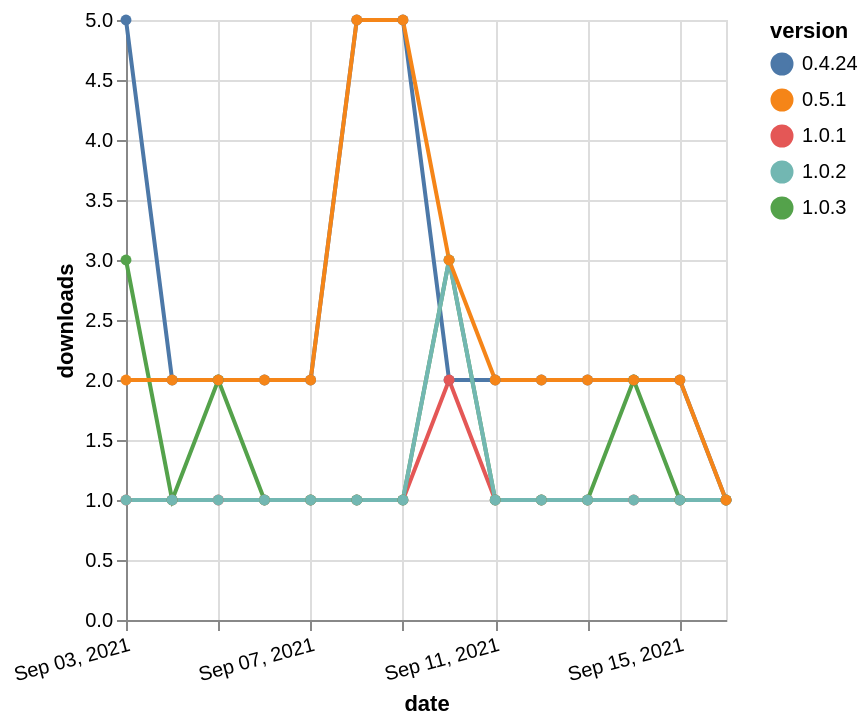

Describe this chart as a Vega-Lite specification.
### Vega-Lite specification from a JSON file in a GitHub repository (floating-point values rounded to 4 significant figures)
{"$schema": "https://vega.github.io/schema/vega-lite/v5.json", "description": "A simple bar chart with embedded data.", "data": {"values": [{"date": "2021-09-03", "total": 3549, "delta": 5, "version": "0.4.24"}, {"date": "2021-09-04", "total": 3551, "delta": 2, "version": "0.4.24"}, {"date": "2021-09-05", "total": 3553, "delta": 2, "version": "0.4.24"}, {"date": "2021-09-06", "total": 3555, "delta": 2, "version": "0.4.24"}, {"date": "2021-09-07", "total": 3557, "delta": 2, "version": "0.4.24"}, {"date": "2021-09-08", "total": 3562, "delta": 5, "version": "0.4.24"}, {"date": "2021-09-09", "total": 3567, "delta": 5, "version": "0.4.24"}, {"date": "2021-09-10", "total": 3569, "delta": 2, "version": "0.4.24"}, {"date": "2021-09-11", "total": 3571, "delta": 2, "version": "0.4.24"}, {"date": "2021-09-12", "total": 3573, "delta": 2, "version": "0.4.24"}, {"date": "2021-09-13", "total": 3575, "delta": 2, "version": "0.4.24"}, {"date": "2021-09-14", "total": 3577, "delta": 2, "version": "0.4.24"}, {"date": "2021-09-15", "total": 3579, "delta": 2, "version": "0.4.24"}, {"date": "2021-09-16", "total": 3580, "delta": 1, "version": "0.4.24"}, {"date": "2021-09-03", "total": 178, "delta": 1, "version": "1.0.1"}, {"date": "2021-09-04", "total": 179, "delta": 1, "version": "1.0.1"}, {"date": "2021-09-05", "total": 180, "delta": 1, "version": "1.0.1"}, {"date": "2021-09-06", "total": 181, "delta": 1, "version": "1.0.1"}, {"date": "2021-09-07", "total": 182, "delta": 1, "version": "1.0.1"}, {"date": "2021-09-08", "total": 183, "delta": 1, "version": "1.0.1"}, {"date": "2021-09-09", "total": 184, "delta": 1, "version": "1.0.1"}, {"date": "2021-09-10", "total": 186, "delta": 2, "version": "1.0.1"}, {"date": "2021-09-11", "total": 187, "delta": 1, "version": "1.0.1"}, {"date": "2021-09-12", "total": 188, "delta": 1, "version": "1.0.1"}, {"date": "2021-09-13", "total": 189, "delta": 1, "version": "1.0.1"}, {"date": "2021-09-14", "total": 190, "delta": 1, "version": "1.0.1"}, {"date": "2021-09-15", "total": 191, "delta": 1, "version": "1.0.1"}, {"date": "2021-09-16", "total": 192, "delta": 1, "version": "1.0.1"}, {"date": "2021-09-03", "total": 211, "delta": 3, "version": "1.0.3"}, {"date": "2021-09-04", "total": 212, "delta": 1, "version": "1.0.3"}, {"date": "2021-09-05", "total": 214, "delta": 2, "version": "1.0.3"}, {"date": "2021-09-06", "total": 215, "delta": 1, "version": "1.0.3"}, {"date": "2021-09-07", "total": 216, "delta": 1, "version": "1.0.3"}, {"date": "2021-09-08", "total": 217, "delta": 1, "version": "1.0.3"}, {"date": "2021-09-09", "total": 218, "delta": 1, "version": "1.0.3"}, {"date": "2021-09-10", "total": 221, "delta": 3, "version": "1.0.3"}, {"date": "2021-09-11", "total": 222, "delta": 1, "version": "1.0.3"}, {"date": "2021-09-12", "total": 223, "delta": 1, "version": "1.0.3"}, {"date": "2021-09-13", "total": 224, "delta": 1, "version": "1.0.3"}, {"date": "2021-09-14", "total": 226, "delta": 2, "version": "1.0.3"}, {"date": "2021-09-15", "total": 227, "delta": 1, "version": "1.0.3"}, {"date": "2021-09-16", "total": 228, "delta": 1, "version": "1.0.3"}, {"date": "2021-09-03", "total": 279, "delta": 1, "version": "1.0.2"}, {"date": "2021-09-04", "total": 280, "delta": 1, "version": "1.0.2"}, {"date": "2021-09-05", "total": 281, "delta": 1, "version": "1.0.2"}, {"date": "2021-09-06", "total": 282, "delta": 1, "version": "1.0.2"}, {"date": "2021-09-07", "total": 283, "delta": 1, "version": "1.0.2"}, {"date": "2021-09-08", "total": 284, "delta": 1, "version": "1.0.2"}, {"date": "2021-09-09", "total": 285, "delta": 1, "version": "1.0.2"}, {"date": "2021-09-10", "total": 288, "delta": 3, "version": "1.0.2"}, {"date": "2021-09-11", "total": 289, "delta": 1, "version": "1.0.2"}, {"date": "2021-09-12", "total": 290, "delta": 1, "version": "1.0.2"}, {"date": "2021-09-13", "total": 291, "delta": 1, "version": "1.0.2"}, {"date": "2021-09-14", "total": 292, "delta": 1, "version": "1.0.2"}, {"date": "2021-09-15", "total": 293, "delta": 1, "version": "1.0.2"}, {"date": "2021-09-16", "total": 294, "delta": 1, "version": "1.0.2"}, {"date": "2021-09-03", "total": 3894, "delta": 2, "version": "0.5.1"}, {"date": "2021-09-04", "total": 3896, "delta": 2, "version": "0.5.1"}, {"date": "2021-09-05", "total": 3898, "delta": 2, "version": "0.5.1"}, {"date": "2021-09-06", "total": 3900, "delta": 2, "version": "0.5.1"}, {"date": "2021-09-07", "total": 3902, "delta": 2, "version": "0.5.1"}, {"date": "2021-09-08", "total": 3907, "delta": 5, "version": "0.5.1"}, {"date": "2021-09-09", "total": 3912, "delta": 5, "version": "0.5.1"}, {"date": "2021-09-10", "total": 3915, "delta": 3, "version": "0.5.1"}, {"date": "2021-09-11", "total": 3917, "delta": 2, "version": "0.5.1"}, {"date": "2021-09-12", "total": 3919, "delta": 2, "version": "0.5.1"}, {"date": "2021-09-13", "total": 3921, "delta": 2, "version": "0.5.1"}, {"date": "2021-09-14", "total": 3923, "delta": 2, "version": "0.5.1"}, {"date": "2021-09-15", "total": 3925, "delta": 2, "version": "0.5.1"}, {"date": "2021-09-16", "total": 3926, "delta": 1, "version": "0.5.1"}]}, "width": "container", "mark": {"type": "line", "point": {"filled": true}}, "encoding": {"x": {"field": "date", "type": "temporal", "timeUnit": "yearmonthdate", "title": "date", "axis": {"labelAngle": -15}}, "y": {"field": "delta", "type": "quantitative", "title": "downloads"}, "color": {"field": "version", "type": "nominal"}, "tooltip": {"field": "delta"}}}
